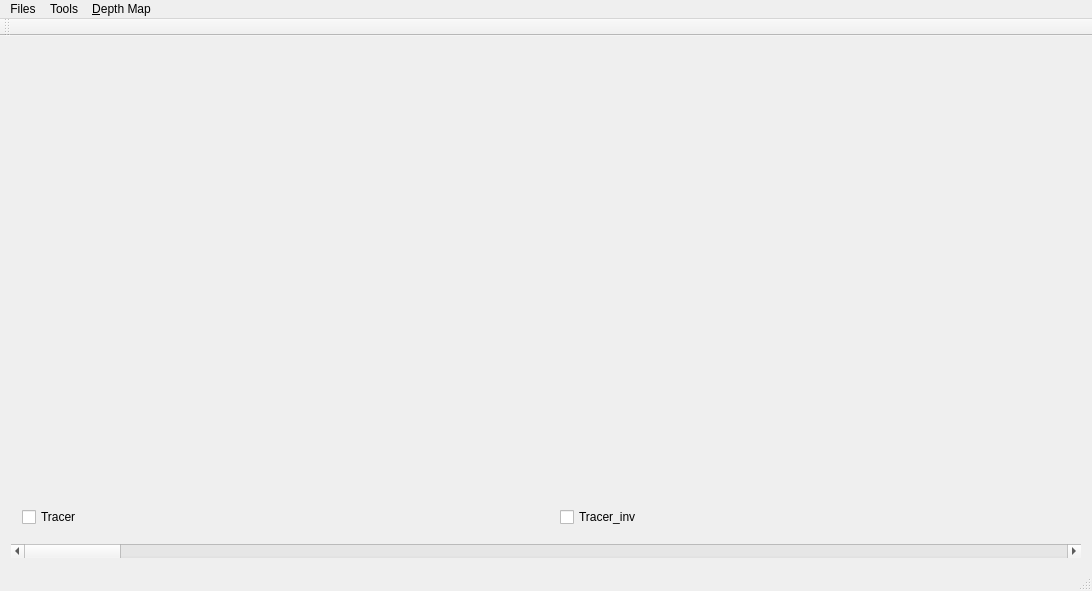
<?xml version="1.0" encoding="UTF-8"?>
<ui version="4.0">
 <class>MainWindow</class>
 <widget class="QMainWindow" name="MainWindow">
  <property name="geometry">
   <rect>
    <x>0</x>
    <y>0</y>
    <width>1092</width>
    <height>591</height>
   </rect>
  </property>
  <property name="windowTitle">
   <string>MainWindow</string>
  </property>
  <widget class="QWidget" name="centralWidget">
   <property name="enabled">
    <bool>true</bool>
   </property>
   <layout class="QGridLayout" name="gridLayout">
    <item row="0" column="0">
     <widget class="QVTKWidget" name="left" native="true">
      <layout class="QVBoxLayout" name="verticalLayout" stretch="0,0">
       <item>
        <spacer name="verticalSpacer">
         <property name="orientation">
          <enum>Qt::Vertical</enum>
         </property>
         <property name="sizeHint" stdset="0">
          <size>
           <width>20</width>
           <height>40</height>
          </size>
         </property>
        </spacer>
       </item>
       <item>
        <widget class="QCheckBox" name="tracer">
         <property name="autoFillBackground">
          <bool>true</bool>
         </property>
         <property name="text">
          <string>Tracer</string>
         </property>
        </widget>
       </item>
      </layout>
      <zorder>tracer</zorder>
      <zorder>verticalSpacer</zorder>
     </widget>
    </item>
    <item row="0" column="1">
     <widget class="QVTKWidget" name="right" native="true">
      <layout class="QVBoxLayout" name="verticalLayout_2">
       <item>
        <spacer name="verticalSpacer_2">
         <property name="orientation">
          <enum>Qt::Vertical</enum>
         </property>
         <property name="sizeHint" stdset="0">
          <size>
           <width>20</width>
           <height>40</height>
          </size>
         </property>
        </spacer>
       </item>
       <item>
        <widget class="QCheckBox" name="tracer_r">
         <property name="autoFillBackground">
          <bool>true</bool>
         </property>
         <property name="text">
          <string>Tracer_inv</string>
         </property>
        </widget>
       </item>
      </layout>
     </widget>
    </item>
    <item row="1" column="0" colspan="2">
     <widget class="QScrollBar" name="horizontalScrollBar">
      <property name="orientation">
       <enum>Qt::Horizontal</enum>
      </property>
     </widget>
    </item>
   </layout>
  </widget>
  <widget class="QMenuBar" name="menuBar">
   <property name="geometry">
    <rect>
     <x>0</x>
     <y>0</y>
     <width>1092</width>
     <height>20</height>
    </rect>
   </property>
   <widget class="QMenu" name="menuFiles">
    <property name="title">
     <string>Files</string>
    </property>
    <addaction name="actionNew_file"/>
    <addaction name="action_Load_Deformed_Surface"/>
    <addaction name="action_Load_Centerlines"/>
   </widget>
   <widget class="QMenu" name="menuTools">
    <property name="title">
     <string>Tools</string>
    </property>
    <addaction name="actionLoad_Centerline"/>
    <addaction name="action_Deform_Colon"/>
    <addaction name="action_Angular_Missing_Ratio"/>
    <addaction name="action_Maunally_Create_Centerline"/>
   </widget>
   <widget class="QMenu" name="menu_Depth_Map">
    <property name="title">
     <string>&amp;Depth Map</string>
    </property>
    <addaction name="action_Compute_Height"/>
   </widget>
   <addaction name="menuFiles"/>
   <addaction name="menuTools"/>
   <addaction name="menu_Depth_Map"/>
  </widget>
  <widget class="QToolBar" name="mainToolBar">
   <attribute name="toolBarArea">
    <enum>TopToolBarArea</enum>
   </attribute>
   <attribute name="toolBarBreak">
    <bool>false</bool>
   </attribute>
  </widget>
  <widget class="QStatusBar" name="statusBar"/>
  <action name="actionNew_file">
   <property name="text">
    <string>&amp;New file</string>
   </property>
  </action>
  <action name="actionLoad_Centerline">
   <property name="text">
    <string>&amp;Load Centerline</string>
   </property>
  </action>
  <action name="action_Deform_Colon">
   <property name="text">
    <string>&amp;Deform Colon</string>
   </property>
  </action>
  <action name="action_Load_Deformed_Surface">
   <property name="text">
    <string>&amp;Load Deformed Surface</string>
   </property>
  </action>
  <action name="action_Load_Centerlines">
   <property name="text">
    <string>&amp;Load Centerlines</string>
   </property>
  </action>
  <action name="action_Compute_Height">
   <property name="text">
    <string>&amp;Compute Height</string>
   </property>
  </action>
  <action name="action_Angular_Missing_Ratio">
   <property name="text">
    <string>&amp;Angular Missing Ratio</string>
   </property>
  </action>
  <action name="action_Maunally_Create_Centerline">
   <property name="text">
    <string>&amp;Maunally Create Centerline</string>
   </property>
  </action>
 </widget>
 <layoutdefault spacing="6" margin="11"/>
 <customwidgets>
  <customwidget>
   <class>QVTKWidget</class>
   <extends>QWidget</extends>
   <header location="global">QVTKWidget.h</header>
   <container>1</container>
  </customwidget>
 </customwidgets>
 <resources/>
 <connections/>
</ui>
